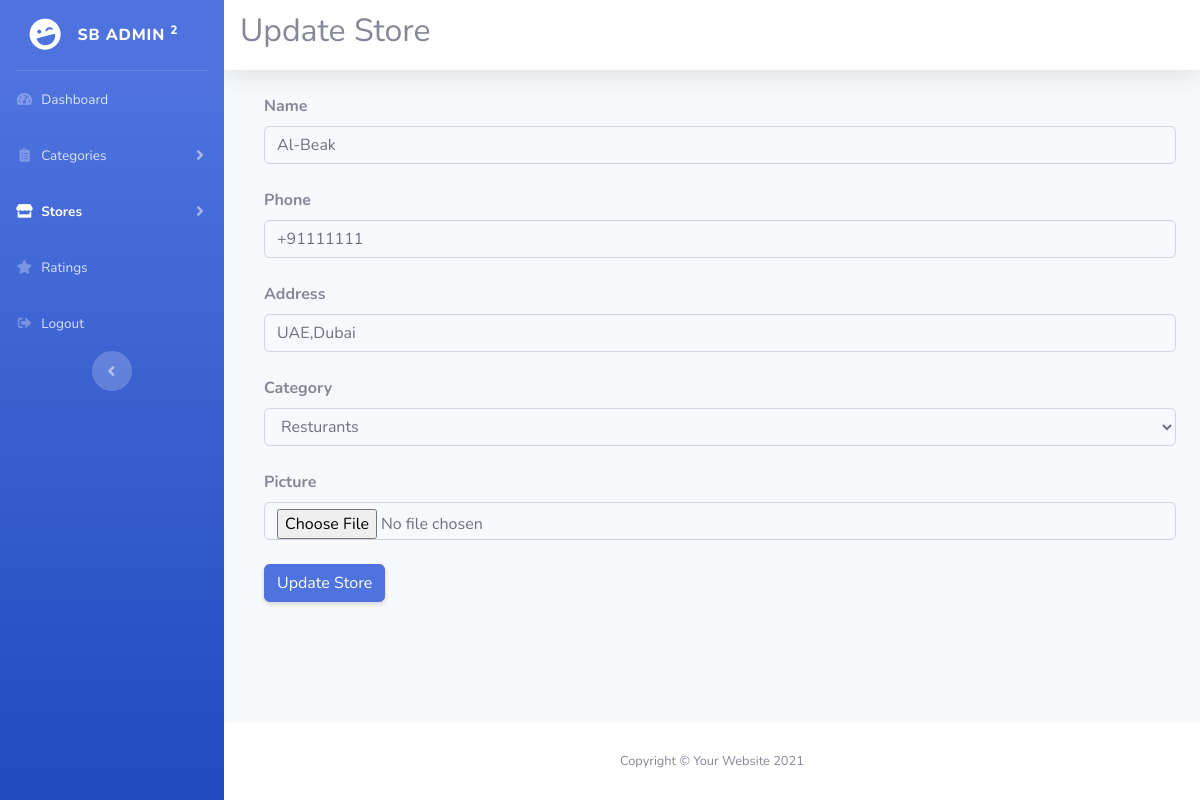
Page /admin-bootstrap/php/edit_store.php?id=37 (signed in) on the committed database.
### tables this page shows
CREATE TABLE `stores` (
  `id` int(11) NOT NULL,
  `name` varchar(100) DEFAULT NULL,
  `phone` varchar(9) DEFAULT NULL,
  `address` varchar(100) DEFAULT NULL,
  `category` int(11) NOT NULL,
  `img` varchar(100) DEFAULT NULL,
  `changes` enum('i','d') DEFAULT 'd'
);

CREATE TABLE `categories` (
  `id` int(11) NOT NULL,
  `name` varchar(100) NOT NULL
);

### admin-bootstrap/php/edit_store.php (the view, shortened to what this page needs)
<?php
include "../../admin-conn/db-conn.php";
$id = $_GET['id'];
$sql = "SELECT * FROM `stores` WHERE `id` = $id;";
$result = mysqli_query($conn,$sql);
$row = mysqli_fetch_assoc($result);
?>
<!DOCTYPE html>
<head>
    <link href="../vendor/fontawesome-free/css/all.min.css" rel="stylesheet" type="text/css">
    <link href="../css/sb-admin-2.min.css" rel="stylesheet">
</head>
<?php
$sql_categories_selection = "SELECT * FROM `categories`";
$categories = mysqli_query($conn,$sql_categories_selection);
?>
<body id="page-top">
    <div id="wrapper">
        <ul class="navbar-nav bg-gradient-primary sidebar sidebar-dark accordion" id="accordionSidebar">
            <a class="sidebar-brand d-flex align-items-center justify-content-center" href="index.php">
                <div class="sidebar-brand-icon rotate-n-15">
                    <i class="fas fa-laugh-wink"></i>
                </div>
                <div class="sidebar-brand-text mx-3">SB Admin <sup>2</sup></div>
            </a>
            <hr class="sidebar-divider my-0">
            <li class="nav-item">
                <a class="nav-link" href="index.php">
                    <i class="fas fa-fw fa-tachometer-alt"></i>
                    <span>Dashboard</span></a>
            </li>
            <li class="nav-item">
                <a class="nav-link collapsed" href="#" data-toggle="collapse" data-target="#collapseTwo"
                    aria-expanded="true" aria-controls="collapseTwo">
                    <i class="fas fa-fw fa-clipboard-list"></i>
                    <span>Categories</span>
                </a>
            </li>
            <li class="nav-item active">
                <a class="nav-link collapsed" href="#" data-toggle="collapse" data-target="#collapseUtilities"
                    aria-expanded="true" aria-controls="collapseUtilities">
                    <i class="fas fa-fw fa-store"></i>
                    <span>Stores</span>
                </a>
            </li>
            <li class="nav-item">
                <a class="nav-link" href="ratings.php">
                    <i class="fas fa-fw fa-star"></i>
                    <span>Ratings</span></a>
            </li>
            <li class="nav-item">
                <a class="nav-link" href="logout.php">
                    <i class="fas fa-fw fa-sign-out-alt"></i>
                    <span>Logout</span></a>
            </li>
            <div class="text-center d-none d-md-inline">
                <button class="rounded-circle border-0" id="sidebarToggle"></button>
            </div>
        </ul>
        <div id="content-wrapper" class="d-flex flex-column">
            <div id="content">
                <nav class="navbar navbar-expand navbar-light bg-white topbar mb-4 static-top shadow">
                    <h2>Update Store</h2>
                </nav>
                <div class="container-fluid">
                    <form action="" enctype="multipart/form-data"
                    class="d-none d-sm-block form-block mr-auto ml-md-3 my-2 my-md-0 mw-100" method="post">
                        <div class="label font-weight-bold mb-2">
                            Name
                            <input type="text" name="new_store_name" class="form-control bg-light border-1 mb-4 mt-2"
                            placeholder="Store Name" value="<?= $row['name']?>" aria-describedby="basic-addon2">
                        </div>
                        <div class="label font-weight-bold mb-2">
                            Phone
                            <input type="text" name="new_store_phone" class="form-control bg-light border-1 mb-4 mt-2"
                            placeholder="Store Phone" value="<?= $row['phone']?>" aria-describedby="basic-addon2">
                        </div>
                        <div class="label font-weight-bold mb-4">
                            Address
                            <input type="text" name="new_store_address" class="form-control bg-light border-1 mb-4 mt-2"
                            placeholder="Store Address" value="<?= $row['address']?>" aria-describedby="basic-addon2">
                        </div>
                        <div class="label d-sm-block font-weight-bold mb-4">
                            Category
                            <br>
                            <select class="form-control bg-light border-1 mb-4 mt-2" name="category_selection">
                                <?php
                                while($category_row = mysqli_fetch_assoc($categories)) {
                                ?>
                                <option <?php if($category_row['id']===$row['category']) {
                                    echo"selected";
                                }?>><?= $category_row['name']?></option>
                                <?php
                                }?>
                            </select>
                        </div>
                        <div class="label font-weight-bold mb-4">
                            Picture
                            <input type="file" accept="image/*" name="new_store_image" class="form-control bg-light border-1 mb-4 mt-2"
                            placeholder="Store Address"  aria-describedby="basic-addon2">
                        </div>
                        <button type="submit" name="store_submit" class="btn btn-primary shadow-sm">
                        Update Store
                        </button>
                    </form>
                </div>
            </div>
            <footer class="sticky-footer bg-white">
                <div class="container my-auto">
                    <div class="copyright text-center my-auto">
                        <span>Copyright &copy; Your Website 2021</span>
                    </div>
                </div>
            </footer>
        </div>
    </div>
</body>
</html>

### rows in the picture
stores: new_store_name "Al-Beak", new_store_phone "+91111111", new_store_address "UAE,Dubai", category_selection "Resturants"
